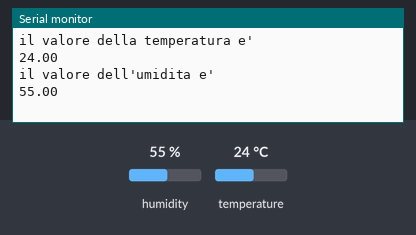
This program was run on a simulated Arduino Nano ESP32. Shown: the last lines printed to the serial monitor. Inputs (shaded band) come from the test bench; at power-on: humidity 55 %, temperature 24 °C.

Above: at 2.2 s.
2.3 s: humidity set to 22 %
At 7.1 s:
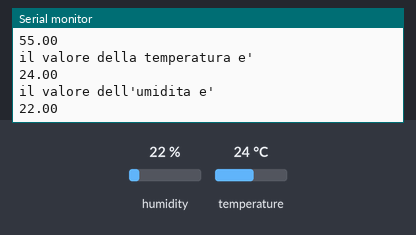
7.4 s: temperature set to 12 °C
At 11.5 s:
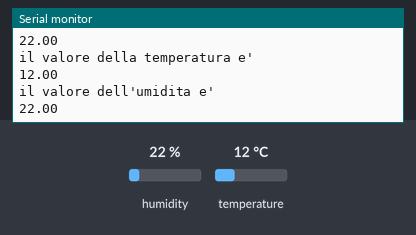
12.5 s: humidity set to 40 %
At 14.7 s:
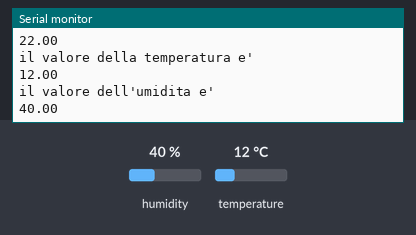
Timing chart, 0 to 16.2 s (numbered marks = the images above; inputs shaded):
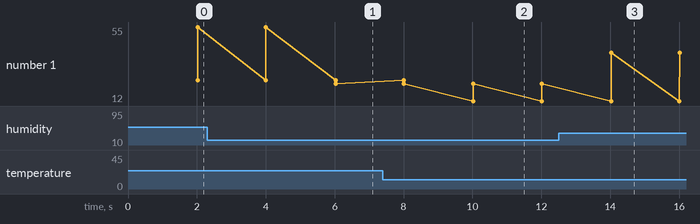

The program:

main.cpp
```cpp
#include <Arduino.h>
#include <DHT.h> // Importa la libreria per i sensori di temperatura e umidità

#define DHTPIN 3     // Definisce il pin digitale a cui è collegato il sensore
#define DHTTYPE DHT11 // Specifica il modello del sensore (DHT11, più comune del DHT22)

// Crea l'istanza del sensore chiamata "mioSensore" con i parametri definiti sopra
DHT mioSensore(DHTPIN, DHTTYPE);

// Variabile per memorizzare l'ultimo momento in cui abbiamo letto i dati
long int prima = 0;

void setup() {
  mioSensore.begin();      // Inizializza il sensore DHT
  Serial.begin(115200);    // Avvia la comunicazione seriale (imposta 115200 sul monitor seriale)
  delay(1000);             // Piccola attesa per stabilizzare il sistema all'avvio
}

void loop() {
  // Memorizza il tempo corrente in millisecondi dall'avvio della scheda
  long int ora = millis();

  // Controlla se sono passati più di 2000 millisecondi (2 secondi) dall'ultima lettura
  // Questa tecnica "non bloccante" permette ad Arduino di fare altro nel frattempo
  if (ora - prima > 2000) {
    prima = ora; // Aggiorna il timestamp dell'ultima lettura effettuata

    // Legge i dati dal sensore e li salva in variabili di tipo float (numeri con virgola)
    float temperatura = mioSensore.readTemperature();
    float umidita = mioSensore.readHumidity();

    // Invia i risultati al Monitor Seriale del computer
    Serial.println("il valore della temperatura e' ");
    Serial.println(temperatura);

    Serial.println("il valore dell'umidita e' ");
    Serial.println(umidita);
  }
}
```

Measured:
- after the input at 2.3 s, the serial monitor: prints a new line after 3.7 s (image 1)
- after the input at 7.4 s, the serial monitor: prints a new line after 2.6 s (image 2)
- after the input at 12.5 s, the serial monitor: prints a new line after 1.5 s (image 3)
- plotted number 1: 55 → 22 after the input at 2.3 s, 22 → 40 after the input at 12.5 s
